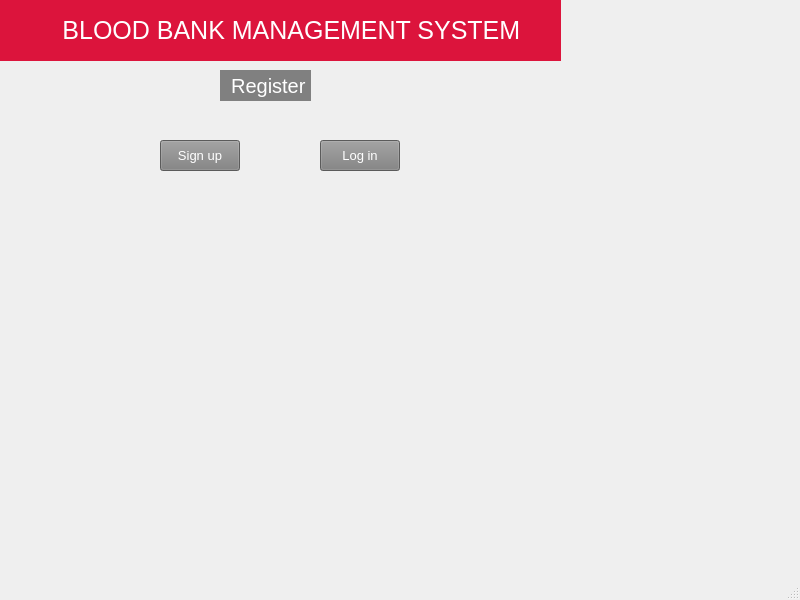
<?xml version="1.0" encoding="UTF-8"?>
<ui version="4.0">
 <class>MainWindow</class>
 <widget class="QMainWindow" name="MainWindow">
  <property name="geometry">
   <rect>
    <x>0</x>
    <y>0</y>
    <width>800</width>
    <height>600</height>
   </rect>
  </property>
  <property name="windowTitle">
   <string>MainWindow</string>
  </property>
  <widget class="QWidget" name="centralwidget">
   <widget class="QLabel" name="label">
    <property name="geometry">
     <rect>
      <x>0</x>
      <y>0</y>
      <width>561</width>
      <height>61</height>
     </rect>
    </property>
    <property name="styleSheet">
     <string notr="true">QLabel{
font-size:25px;
background:crimson;
color :white;
}
</string>
    </property>
    <property name="text">
     <string>         BLOOD BANK MANAGEMENT SYSTEM</string>
    </property>
   </widget>
   <widget class="QLabel" name="label_2">
    <property name="geometry">
     <rect>
      <x>220</x>
      <y>70</y>
      <width>91</width>
      <height>31</height>
     </rect>
    </property>
    <property name="styleSheet">
     <string notr="true">QLabel{
font-size:20px;
background: light gray;
color:white;
}</string>
    </property>
    <property name="text">
     <string>  Register</string>
    </property>
   </widget>
   <widget class="QPushButton" name="pushButton">
    <property name="geometry">
     <rect>
      <x>160</x>
      <y>140</y>
      <width>80</width>
      <height>31</height>
     </rect>
    </property>
    <property name="styleSheet">
     <string notr="true">QPushButton{
font-size:13px;
background: light gray;
color:white;
}</string>
    </property>
    <property name="text">
     <string>Sign up</string>
    </property>
   </widget>
   <widget class="QPushButton" name="pushButton_2">
    <property name="geometry">
     <rect>
      <x>320</x>
      <y>140</y>
      <width>80</width>
      <height>31</height>
     </rect>
    </property>
    <property name="styleSheet">
     <string notr="true">QPushButton{
font-size:13px;
background: light gray;
color:white;
}</string>
    </property>
    <property name="text">
     <string>Log in</string>
    </property>
   </widget>
  </widget>
  <widget class="QMenuBar" name="menubar">
   <property name="geometry">
    <rect>
     <x>0</x>
     <y>0</y>
     <width>800</width>
     <height>17</height>
    </rect>
   </property>
  </widget>
  <widget class="QStatusBar" name="statusbar"/>
 </widget>
 <resources/>
 <connections/>
</ui>
